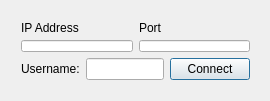
<?xml version="1.0" encoding="UTF-8"?>
<ui version="4.0">
 <class>ConnectDialog</class>
 <widget class="QDialog" name="ConnectDialog">
  <property name="geometry">
   <rect>
    <x>0</x>
    <y>0</y>
    <width>270</width>
    <height>101</height>
   </rect>
  </property>
  <property name="windowTitle">
   <string>ConnectDialog</string>
  </property>
  <widget class="QWidget" name="layoutWidget">
   <property name="geometry">
    <rect>
     <x>10</x>
     <y>10</y>
     <width>251</width>
     <height>81</height>
    </rect>
   </property>
   <layout class="QVBoxLayout" name="verticalLayout">
    <item>
     <layout class="QGridLayout" name="gridLayout">
      <item row="0" column="0">
       <widget class="QLabel" name="label">
        <property name="text">
         <string>IP Address</string>
        </property>
       </widget>
      </item>
      <item row="0" column="1">
       <widget class="QLabel" name="label_2">
        <property name="text">
         <string>Port</string>
        </property>
       </widget>
      </item>
      <item row="1" column="0">
       <widget class="QLineEdit" name="serverEdit"/>
      </item>
      <item row="1" column="1">
       <widget class="QLineEdit" name="portEdit"/>
      </item>
     </layout>
    </item>
    <item>
     <layout class="QHBoxLayout" name="horizontalLayout">
      <item>
       <widget class="QLabel" name="label_3">
        <property name="text">
         <string>Username:</string>
        </property>
       </widget>
      </item>
      <item>
       <widget class="QLineEdit" name="usernameEdit"/>
      </item>
      <item>
       <widget class="QPushButton" name="pushButton">
        <property name="text">
         <string>Connect</string>
        </property>
       </widget>
      </item>
     </layout>
    </item>
   </layout>
  </widget>
 </widget>
 <layoutdefault spacing="6" margin="11"/>
 <resources/>
 <connections>
  <connection>
   <sender>pushButton</sender>
   <signal>clicked()</signal>
   <receiver>ConnectDialog</receiver>
   <slot>accept()</slot>
   <hints>
    <hint type="sourcelabel">
     <x>258</x>
     <y>68</y>
    </hint>
    <hint type="destinationlabel">
     <x>174</x>
     <y>88</y>
    </hint>
   </hints>
  </connection>
 </connections>
</ui>
